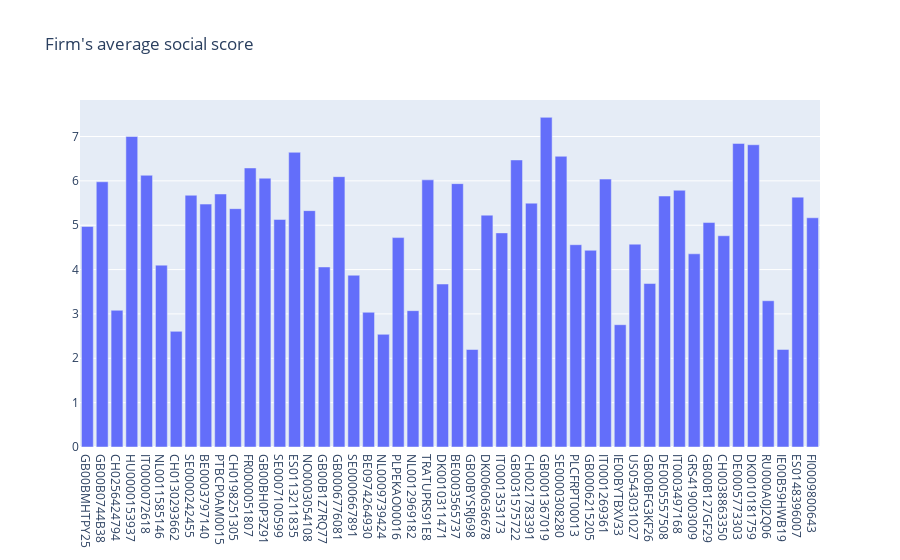

Notebook source saved alongside this figure:
### Code cell
bar_plot = px.Figure(data=[px.Bar(
    name = 'Base',
    x = min_var_weights.columns,
    y = scores[sample_50_firms].mean()

)
], layout={'title': "Firm's average social score"}
)

bar_plot.show()
